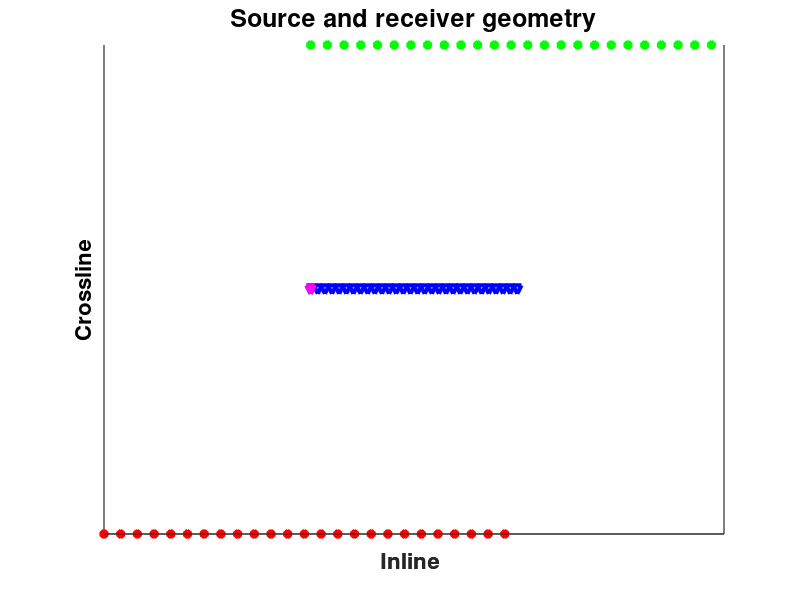
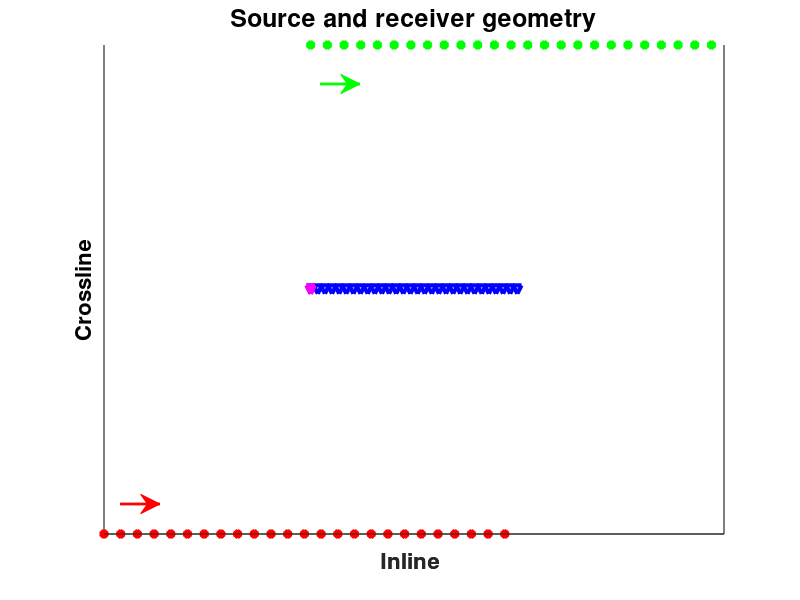

The MATLAB source for these figures, in order:
%5 km x 5 km

gx_real=linspace(2.5,5,30);
gy_real=2.5*ones(size(gx_real));

sx_real=linspace(0,5,100);nn=length(sx_real)/2;
sx2_real=linspace(2.5,7.5,100);nn2=length(sx2_real)/2;
sy_real=[0*ones(1,nn),0*ones(1,nn)];
sy2_real=[5*ones(1,nn2),5*ones(1,nn2)];
figure;
title('Source and receiver geometry' ,'FontSize', 18, 'fontweight', 'b')
hold on
% line(gx_real-11500,gy_real,'color','b','linewidth',3,'linestyle','none','marker','v');
plot(gx_real,gy_real,'color','b','linewidth',3,'linestyle','none','marker','v');
plot(gx_real(1),gy_real(1),'color','m','linewidth',3,'linestyle','none','marker','v');

sx=sx_real(1:4:end);sy=sy_real(1:4:end);
sx2=sx2_real(1:4:end);sy2=sy2_real(1:4:end);
line(sx,sy,'color','r','linewidth',4,'linestyle','none','marker','*')
line(sx2,sy2,'color','g','linewidth',4,'linestyle','none','marker','*')

%% add second y and x axis
[hAx, hP1,hP2 ]=plotyy(zeros(1,10),zeros(1,10),...
                       zeros(1,10),zeros(1,10));
axes(hAx(1));
set(gca,'XTick',zeros(1,0),'YColor','k','YTick',zeros(1,0))
ylim([min(sy_real) max(sy2_real)])
xlim([min(sx_real) max(sx2_real)])
xlabel('Inline ','FontSize', 16, 'fontweight', 'b')
ylabel('Crossline','FontSize', 16, 'fontweight', 'b')

axes(hAx(2));
set(gca,'XTick',zeros(1,0),'YColor','k','YTick',zeros(1,0))
ylim([min(sy_real) max(sy2_real)])
xlim([min(sx_real) max(sx2_real)])
xlabel('Inline ','FontSize', 16, 'fontweight', 'b')

print(gcf,'-depsc','-r300','fig_geom.eps');
%% adding arrows
h1=annotation('arrow',[0.15,0.2],[0.16 0.16],'Linewidth',2,'color','r') %[begx,endx],[begy,endy]
h2=annotation('arrow',[0.4,0.45],[0.86 0.86],'Linewidth',2,'color','g') %[begx,endx],[begy,endy]

print (gcf, '-depsc', '-r300','fig5.eps');
